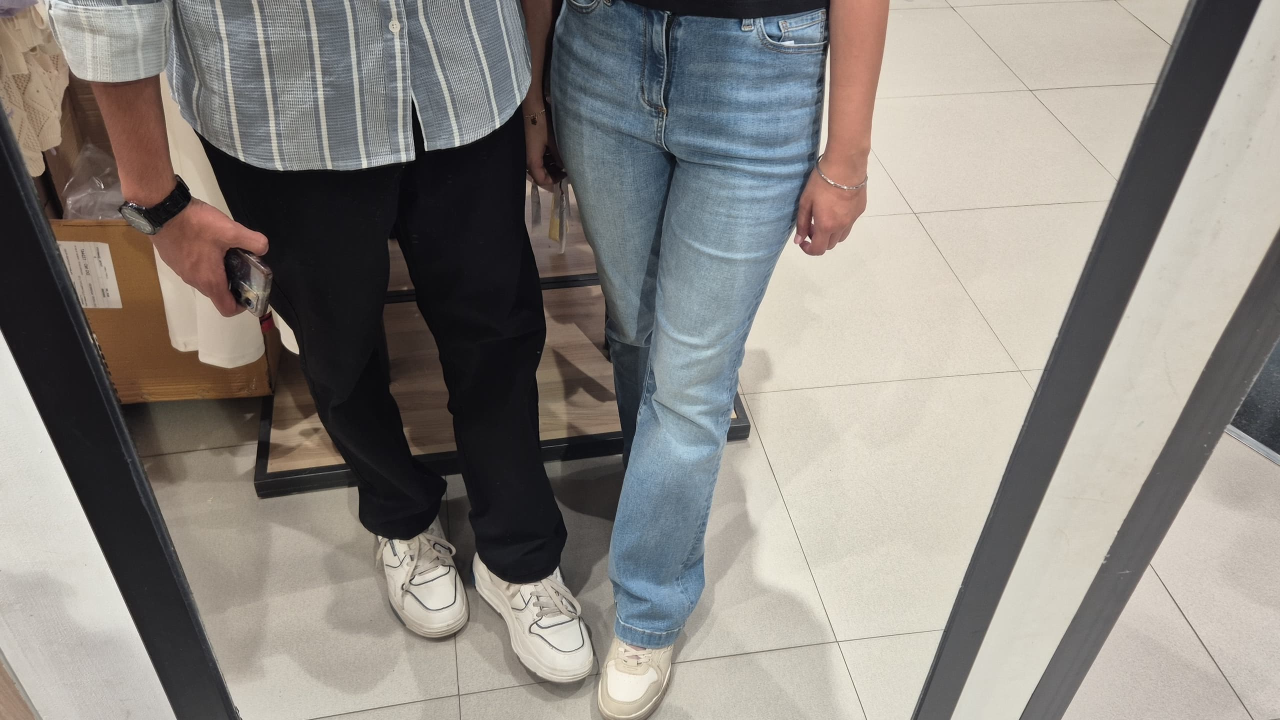
#> input picture phase-3/vansh_palak.jpg, 2560 x 1440 px, found by its file name (shown at 1/2 size)
$ jupyter execute image_transformation.ipynb
#> lines starting #> are read from the running program, lines starting #| are printed output that depends on the picture
[cell 1]
"""resizing and scaling iamge
we use cv2.resize()"""
import cv2
image=cv2.imread("vansh_palak.jpg")
#> image is the input picture: shape (1440, 2560, 3); mean B, G, R 129.6, 135, 139.4
if image is None:
    print("loading error ")
else:
    print("loaded success")

[cell 2]
resized=cv2.resize(image,(300,300))
# while resizing firse we use width and then height
print("resized image")
cv2.imshow("resized image :",resized)
cv2.imwrite("resized.jpg",resized)
cv2.waitKey(0)
cv2.destroyAllWindows()

[cell 3]
# cropping an image using slicing in openCV
"""ek image ka rectangular part cut karna
purpose - eg we want to detect just a single face from an image
,we use this if we don  t want unnecessary portion

image[start y:end y,start x: end x]
y axis = rows top to bottom
x-axis=columns left to right


"""

if image is not None:
    cropped=image[100:1000,50:750]
    # this will crop the image according to axis points
    cv2.imshow("original image :",image)
    cv2.imshow("cropped image:",cropped)
    cv2.waitKey(0)
    cv2.destroyAllWindows()

[cell 4]
# image rotation and flipping :
"""turning an imagea by some angle fromm center is called iamge rotation

flipping is left to right or top to bottom flip


m=cv2.getRotationMatrix2D(center,angle,scale)
image is rotated by center (tuple of floating numbers (x,y))
to rotate image around its center , we generally do
                 center =((width/2),height/2)


at some angle (
    positive values specifies counter clockwise rotatiion and
    negative values specifies clockwise rotn

)


and the scale is given
(
    applied along rotation to make the change in image size
    (scale=1.0 keeps the original size
    scale=>1.0 zooms in (enlarges the image ))
    scale<1.0 zooms out (shrinks the image ))
"""

# ROTATION -
if image is not None:
    (h,w)=image.shape[:2]
#> h = 1440; w = 2560
    center=(w//2,h//2)
#> center = (1280, 720)
    M=cv2.getRotationMatrix2D(center,90,1.0)
    rotated=cv2.warpAffine(image,M,(w,h))
    cv2.imshow("rotated image ------",rotated)
    cv2.waitKey(0)
    cv2.destroyAllWindows()

[cell 5]
# image flipping ---------------
"""flipped=cv2.flip(image,flipcate)
flipcate=- rotate vertically top -> bottom
flipcate=1 rotate horizontally left -> right
flipcate=-1 rotate both horizontally and vertically
"""


if image is not None:
    flipped_hori=cv2.flip(image,1)
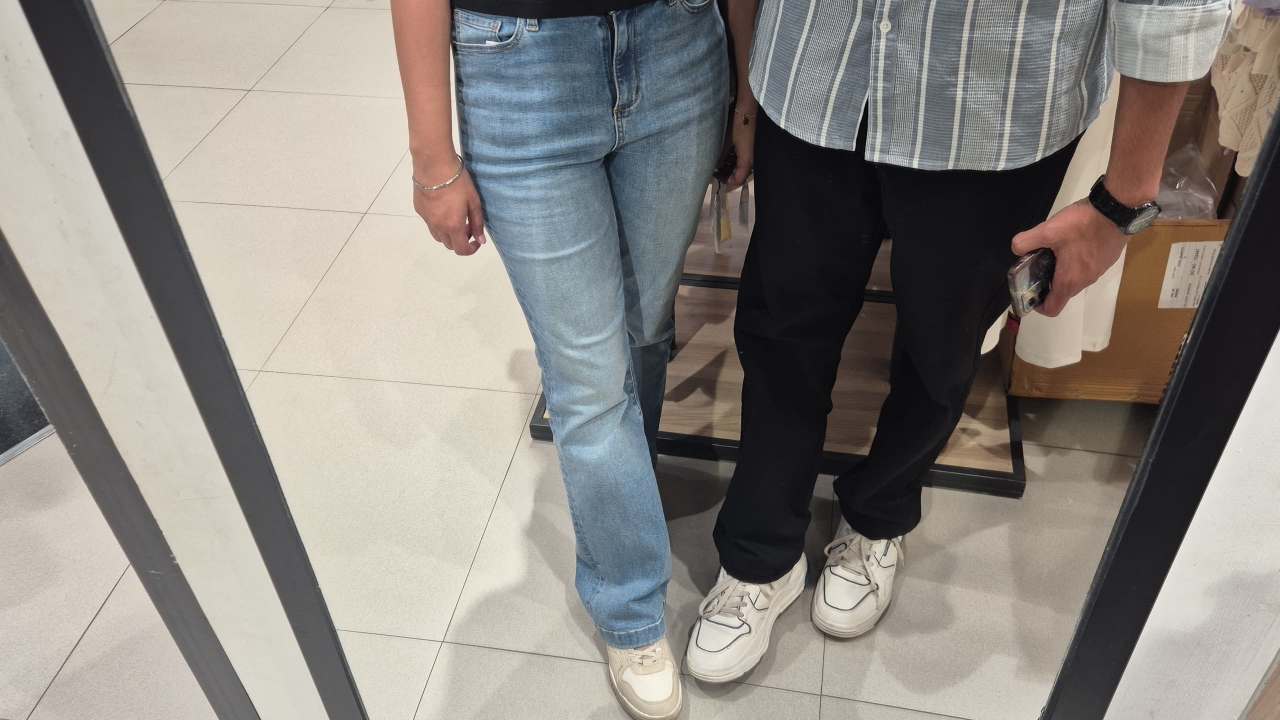
#> flipped_hori: shape (1440, 2560, 3) (shown at 1/2 size); mean B, G, R 129.6, 135, 139.4
    flipped_ver=cv2.flip(image,0)
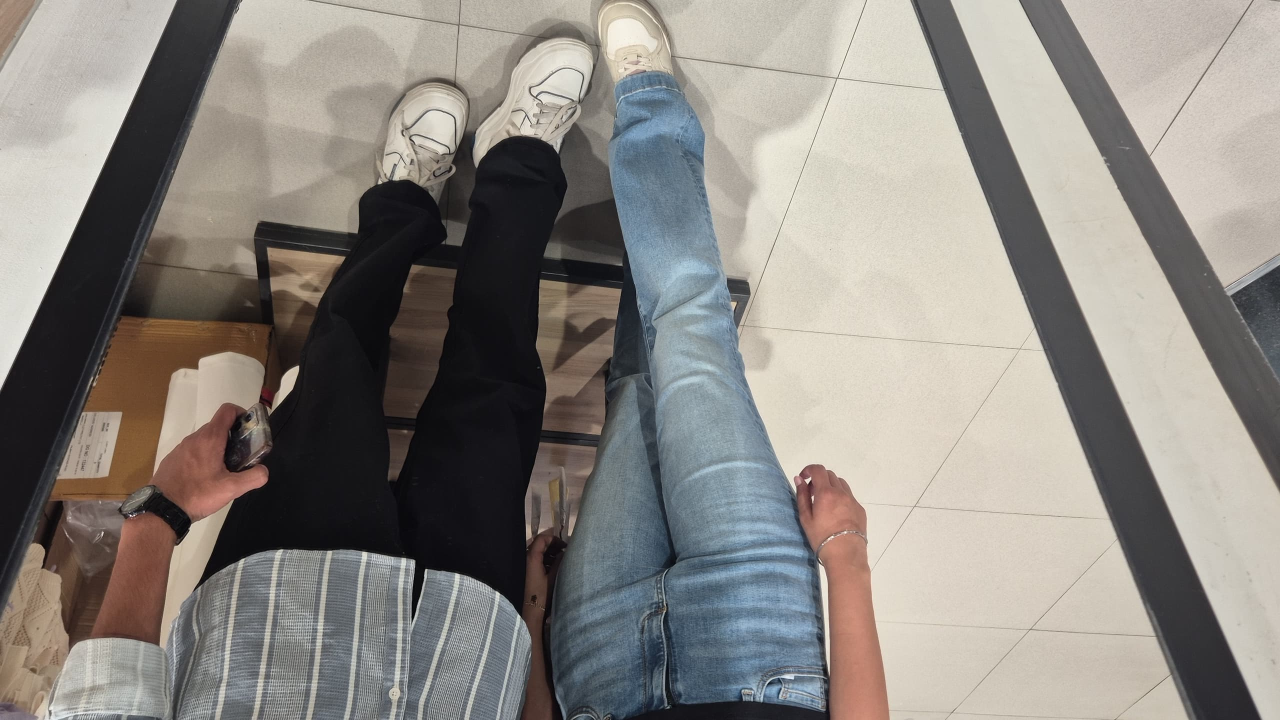
#> flipped_ver: shape (1440, 2560, 3) (shown at 1/2 size); mean B, G, R 129.6, 135, 139.4
    flipped_both=cv2.flip(image,-1)
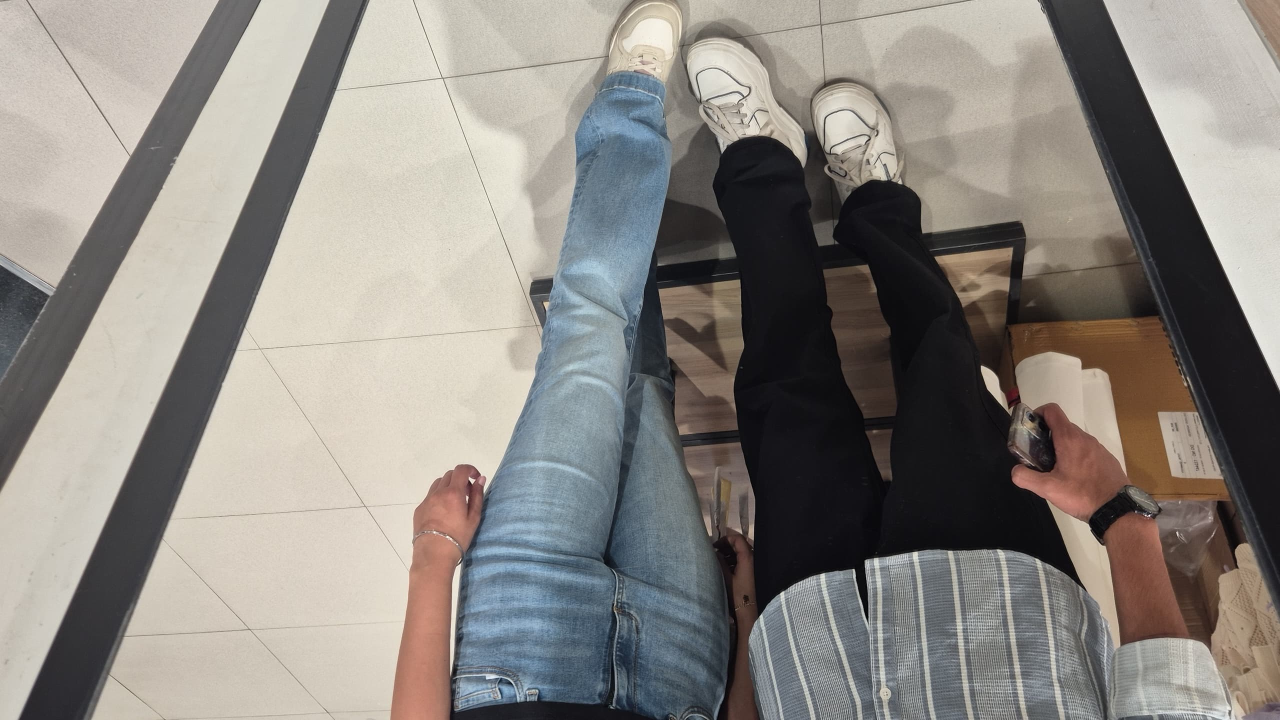
#> flipped_both: shape (1440, 2560, 3) (shown at 1/2 size); mean B, G, R 129.6, 135, 139.4
    cv2.imshow("original image ",image[100:1500,200:750])
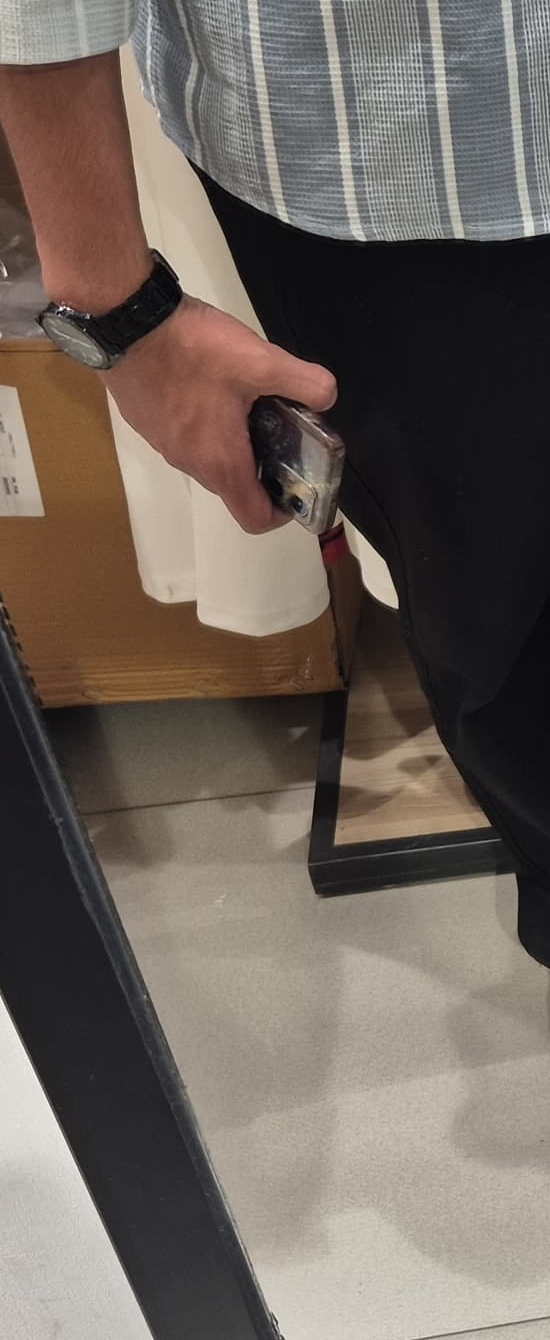
#> window 'original image ': shape (1340, 550, 3); mean B, G, R 92, 100, 110.3
    cv2.imshow("flipped hori",flipped_hori[100:1500,200:750])
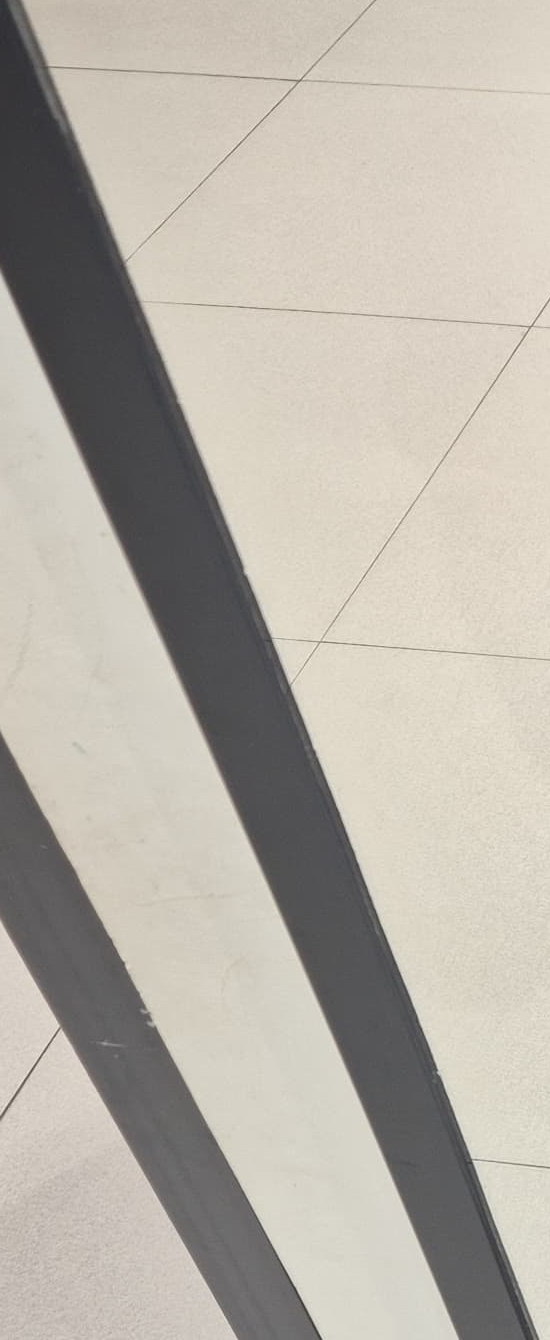
#> window 'flipped hori': shape (1340, 550, 3); mean B, G, R 168, 177.4, 183
    cv2.imshow("flipped ver",flipped_ver)

    cv2.imshow("flipped both",flipped_both)
    cv2.waitKey(0)
    cv2.destroyAllWindows()
